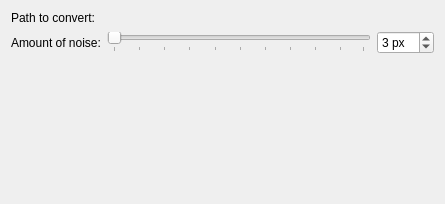
<?xml version="1.0" encoding="UTF-8"?>
<ui version="4.0">
 <class>noiseeffect_config</class>
 <widget class="QWidget" name="noiseeffect_config">
  <property name="geometry">
   <rect>
    <x>0</x>
    <y>0</y>
    <width>445</width>
    <height>204</height>
   </rect>
  </property>
  <layout class="QFormLayout" name="formLayout">
   <item row="0" column="0">
    <widget class="QLabel" name="label">
     <property name="text">
      <string>Path to convert:</string>
     </property>
    </widget>
   </item>
   <item row="0" column="1">
    <widget class="KLFPathChooser" name="INPUT_convert">
     <property name="dialogConfirmOverwrite" stdset="0">
      <bool>false</bool>
     </property>
     <property name="path" stdset="0">
      <string>convert</string>
     </property>
    </widget>
   </item>
   <item row="1" column="1">
    <layout class="QHBoxLayout" name="horizontalLayout">
     <item>
      <widget class="QSlider" name="slider_reflect_noisepixels">
       <property name="minimum">
        <number>0</number>
       </property>
       <property name="maximum">
        <number>99</number>
       </property>
       <property name="orientation">
        <enum>Qt::Horizontal</enum>
       </property>
       <property name="tickPosition">
        <enum>QSlider::TicksBelow</enum>
       </property>
       <property name="tickInterval">
        <number>10</number>
       </property>
      </widget>
     </item>
     <item>
      <widget class="QSpinBox" name="INPUT_noisepixels">
       <property name="suffix">
        <string> px</string>
       </property>
       <property name="maximum">
        <number>99</number>
       </property>
       <property name="value">
        <number>3</number>
       </property>
      </widget>
     </item>
    </layout>
   </item>
   <item row="2" column="0">
    <spacer name="verticalSpacer">
     <property name="orientation">
      <enum>Qt::Vertical</enum>
     </property>
     <property name="sizeHint" stdset="0">
      <size>
       <width>20</width>
       <height>182</height>
      </size>
     </property>
    </spacer>
   </item>
   <item row="1" column="0">
    <widget class="QLabel" name="label_2">
     <property name="text">
      <string>Amount of noise:</string>
     </property>
     <property name="wordWrap">
      <bool>true</bool>
     </property>
    </widget>
   </item>
  </layout>
 </widget>
 <customwidgets>
  <customwidget>
   <class>KLFPathChooser</class>
   <extends>QFrame</extends>
   <header>klfpathchooser.h</header>
   <container>1</container>
  </customwidget>
 </customwidgets>
 <resources/>
 <connections>
  <connection>
   <sender>slider_reflect_noisepixels</sender>
   <signal>valueChanged(int)</signal>
   <receiver>INPUT_noisepixels</receiver>
   <slot>setValue(int)</slot>
   <hints>
    <hint type="sourcelabel">
     <x>285</x>
     <y>53</y>
    </hint>
    <hint type="destinationlabel">
     <x>375</x>
     <y>51</y>
    </hint>
   </hints>
  </connection>
  <connection>
   <sender>INPUT_noisepixels</sender>
   <signal>valueChanged(int)</signal>
   <receiver>slider_reflect_noisepixels</receiver>
   <slot>setValue(int)</slot>
   <hints>
    <hint type="sourcelabel">
     <x>376</x>
     <y>61</y>
    </hint>
    <hint type="destinationlabel">
     <x>317</x>
     <y>60</y>
    </hint>
   </hints>
  </connection>
 </connections>
</ui>
